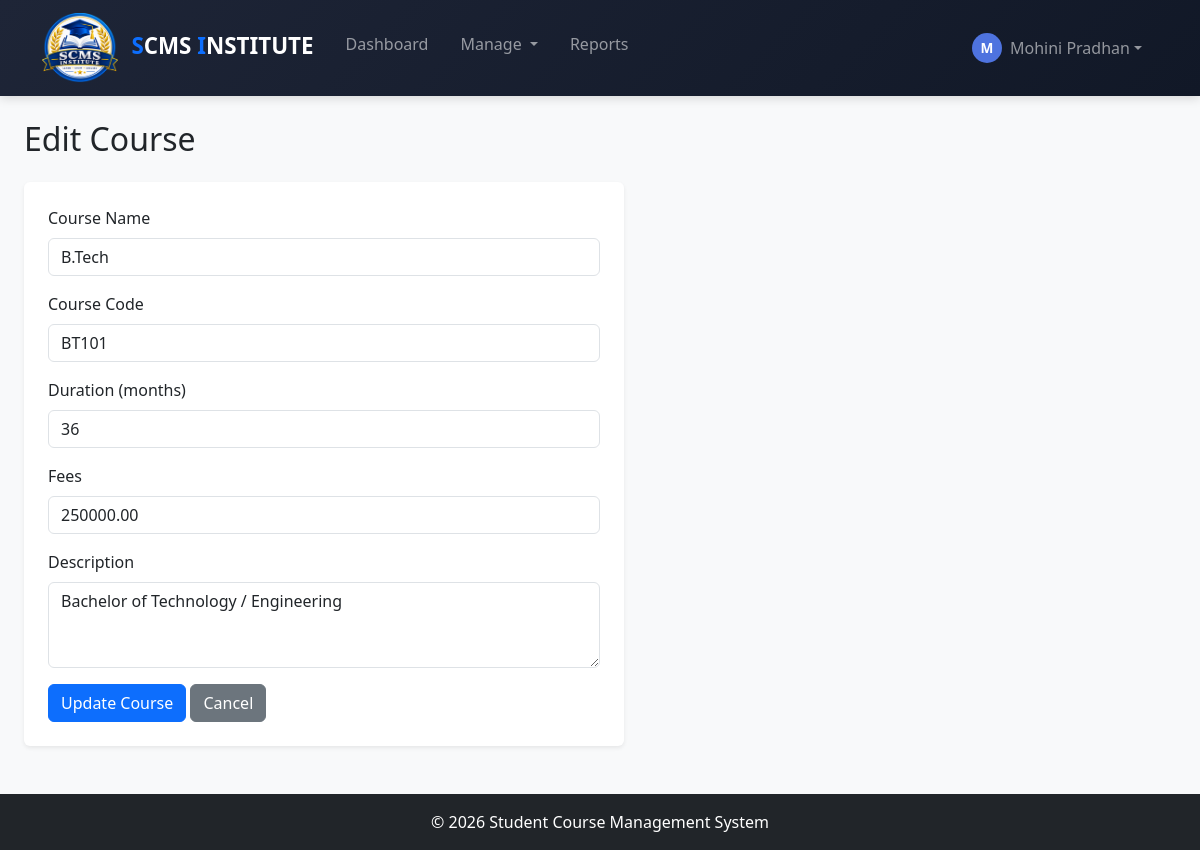
/courses/edit.php?id=2 (signed in), run on the app's committed database.
### tables this page shows
CREATE TABLE `courses` (
  `id` int(11) NOT NULL,
  `course_name` varchar(100) NOT NULL,
  `course_code` varchar(30) NOT NULL,
  `duration` int(11) NOT NULL,
  `fees` decimal(10,2) NOT NULL,
  `description` text DEFAULT NULL,
  `created_at` timestamp NOT NULL DEFAULT current_timestamp()
);

### courses/edit.php (the view, shortened to what this page needs)
<?php
    require_once "../config/db.php";
    $id = $_GET["id"] ?? null;
    $stmt = $pdo->prepare("SELECT * FROM courses WHERE id = ?");
    $stmt->execute([$id]);
    $course = $stmt->fetch();
    require_once "../includes/header.php";
?>
    <h2 class="mb-4">Edit Course</h2>
    <form method="POST" class="bg-white p-4 shadow-sm rounded" style="max-width: 600px;">
        <div class="mb-3">
            <label class="form-label">Course Name</label>
            <input type="text" name="course_name" class="form-control" value="<?= htmlspecialchars($course['course_name']) ?>" required>
        </div>
        <div class="mb-3">
            <label class="form-label">Course Code</label>
            <input type="text" name="course_code" class="form-control" value="<?= htmlspecialchars($course['course_code']) ?>" required>
        </div>
        <div class="mb-3">
            <label class="form-label">Duration (months)</label>
            <input type="number" name="duration" class="form-control" value="<?= htmlspecialchars($course['duration']) ?>" required>
        </div>
        <div class="mb-3">
            <label class="form-label">Fees</label>
            <input type="number" step="0.01" name="fees" class="form-control" value="<?= htmlspecialchars($course['fees']) ?>" required>
        </div>
        <div class="mb-3">
            <label class="form-label">Description</label>
            <textarea name="description" class="form-control" rows="3"><?= htmlspecialchars($course['description']) ?></textarea>
        </div>
        <button type="submit" class="btn btn-primary">Update Course</button>
        <a href="list.php" class="btn btn-secondary">Cancel</a>
    </form>
<?php require_once "../includes/footer.php"; ?>

### assets/css/style.css (style rules this page uses)
body { display: flex; flex-direction: column; min-height: 100vh; background-color: #f4f6f9; }
html, body { height: 100%; }
* { margin: 0; padding: 0; box-sizing: border-box; }

### data on the page
courses: course_name "B.Tech", course_code "BT101", duration "36", fees "250000.00", description "Bachelor of Technology / Engineering"

### other printed values
substr($_SESSION['user_name'] ?? 'A', 0, 1) "M"
$_SESSION['user_name'] "Mohini Pradhan"
